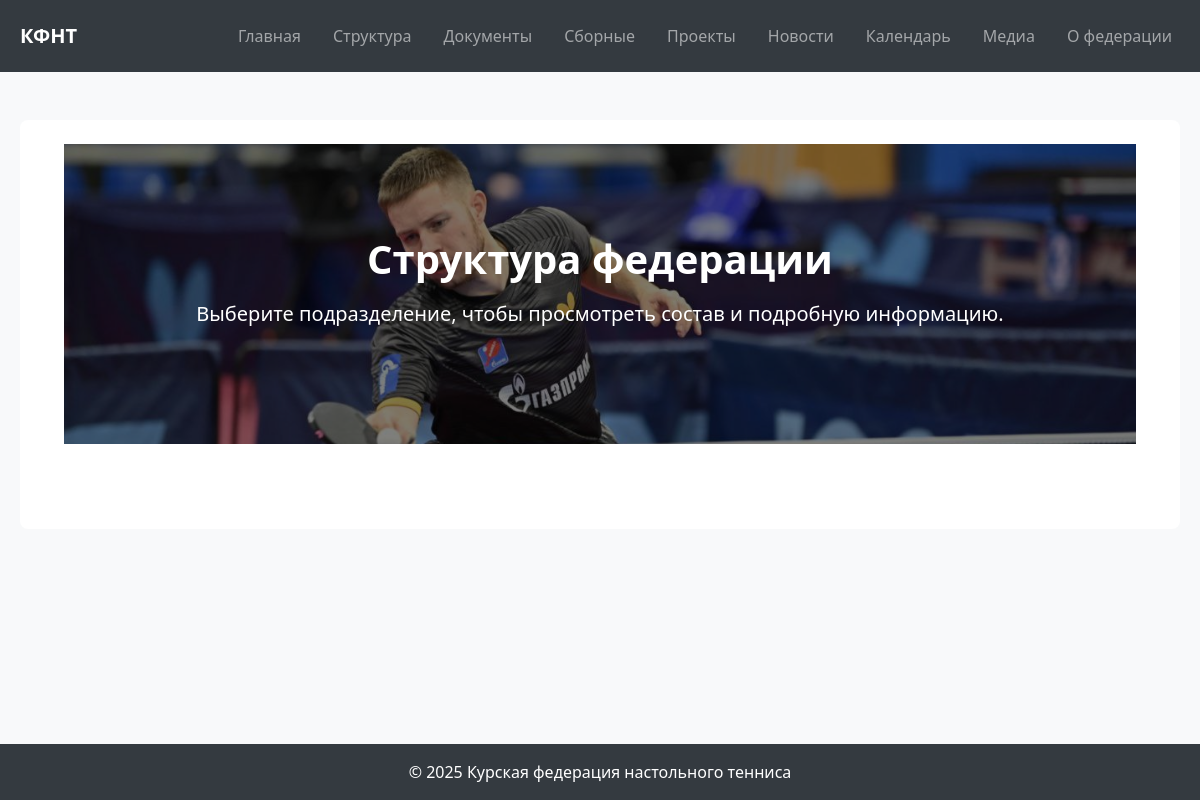
/structure/, run on an earlier commit of the app's database.
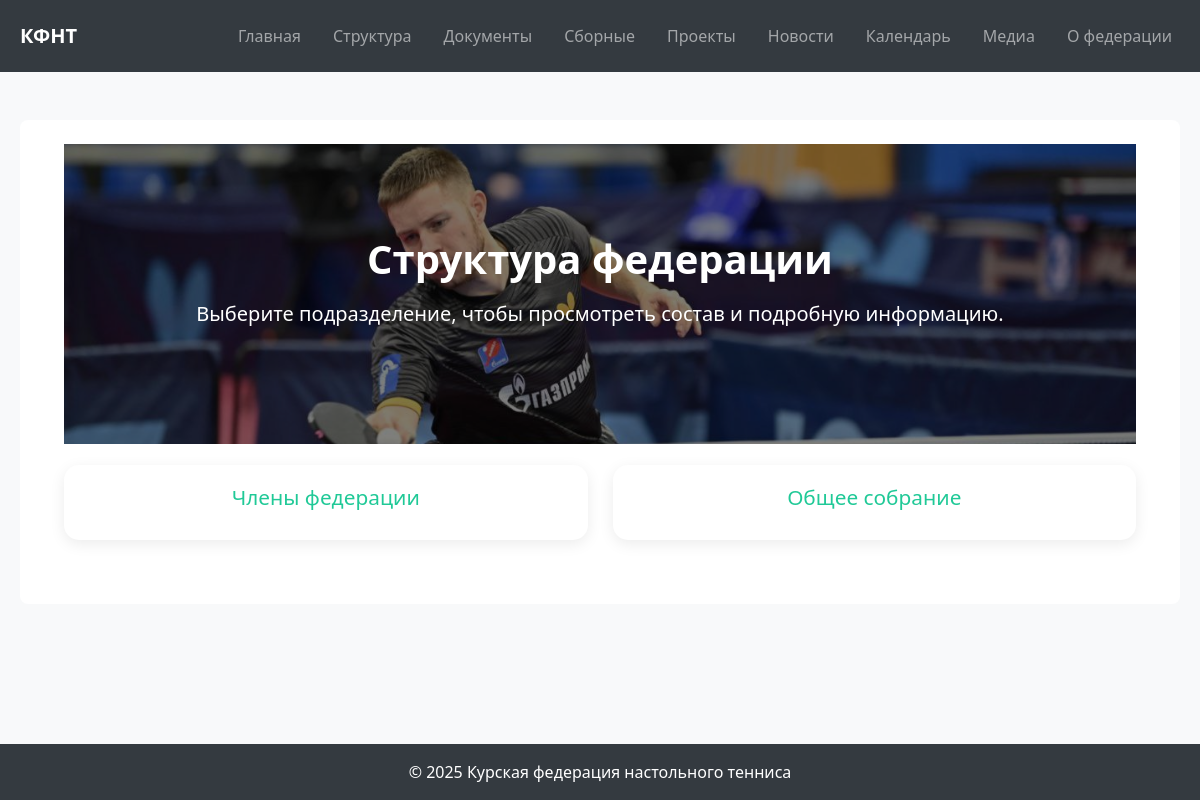
And on a later commit of the database.
### structure/models.py (models this page shows, shortened)
class Subdivision(models.Model):
    SUBDIVISION_CHOICES = [
        ('members', 'Члены федерации'),
        ('general_meeting', 'Общее собрание'),
        ('board', 'Правление'),
        ('chairman', 'Председатель'),
        ('vice_chairman', 'Заместители председателя'),
        ('secretary', 'Ответственный секретарь'),
        ('coaches_council', 'Тренерский совет'),
        ('audit_committee', 'Контрольно-счетная комиссия'),
        ('judges_committee', 'Судейская дисциплинарная комиссия'),
    ]
    title = models.CharField(max_length=50, choices=SUBDIVISION_CHOICES, unique=True, verbose_name='Подразделение')
    description = models.TextField(blank=True, verbose_name='Описание')
    class Meta:
        verbose_name = "Подразделение"
        verbose_name_plural = "Подразделения"

### structure/views.py (the view)
# urls.py: path('', views.StructureHomeView.as_view(), name='structure_home'),
class StructureHomeView(ListView):
    model = Subdivision
    template_name = 'structure/structure_home.html'
    context_object_name = 'subdivisions'

### templates/structure/structure_home.html (shortened to what this page needs)
{% extends 'base.html' %}
{% load static %}
{% block extra_css %}
<link rel="stylesheet" href="{% static 'css/structure.css' %}">
{% endblock %}
{% block content %}
<div class="container">
    <section class="hero-section d-flex flex-column justify-content-center align-items-center text-center">
    <div class="hero-overlay"></div>
    <h1 class="hero-title mb-3 fw-bold">Структура федерации</h1>
    <p class="hero-subtitle lead mb-4">Выберите подразделение, чтобы просмотреть состав и подробную информацию.</p>
    </section>
    <section class="subdivisions-grid">
        {% for subdivision in subdivisions %}
        <div class="subdivision-card">
            <a href="{% url 'structure:subdivision_detail' subdivision.id %}" aria-label="Подробнее о {{ subdivision.get_title_display }}">
                <div class="card-content">
                    <h3>{{ subdivision.get_title_display }}</h3>
                </div>
            </a>
        </div>
        {% endfor %}
    </section>
</div>
{% endblock %}

### templates/base.html (shortened to what this page needs)
{% load static %}
<!DOCTYPE html>
<html lang="ru">
<head>
    <link href="https://cdn.jsdelivr.net/npm/bootstrap@5.3.0/dist/css/bootstrap.min.css" rel="stylesheet">
    <link rel="stylesheet" href="https://cdn.jsdelivr.net/npm/bootstrap-icons@1.10.5/font/bootstrap-icons.css">
    {% block extra_css %}{% endblock %}
</head>
<body class="d-flex flex-column min-vh-100">
    <header>
        <nav class="navbar navbar-expand-lg navbar-dark container py-3">
            <a class="navbar-brand fw-bold" href="{% url 'core:home' %}">КФНТ</a>
            <div class="collapse navbar-collapse" id="navbarNav">
                <ul class="navbar-nav ms-auto">
                    <li class="nav-item"><a class="nav-link" href="{% url 'core:home' %}">Главная</a></li>
                    <li class="nav-item"><a class="nav-link" href="{% url 'structure:structure_home' %}">Структура</a></li>
                    <li class="nav-item"><a class="nav-link" href="{% url 'documents:categories' %}">Документы</a></li>
                    <li class="nav-item"><a class="nav-link" href="{% url 'teams:teams' %}">Сборные</a></li>
                    <li class="nav-item"><a class="nav-link" href="{% url 'projects:list' %}">Проекты</a></li>
                    <li class="nav-item"><a class="nav-link" href="{% url 'news:news_list' %}">Новости</a></li>
                    <li class="nav-item"><a class="nav-link" href="#">Календарь</a></li>
                    <li class="nav-item"><a class="nav-link" href="#">Медиа</a></li>
                    <li class="nav-item"><a class="nav-link" href="#">О федерации</a></li>
                </ul>
            </div>
        </nav>
    </header>
    <main class="container flex-grow-1 py-5">
  <div class="bg-white rounded-3 p-4">
    {% block content %}{% endblock %}
  </div>
</main>
    <footer class="text-center py-3 mt-auto">
        <div class="container">
            © 2025 Курская федерация настольного тенниса
        </div>
    </footer>
</body>
</html>

### static/css/structure.css (style rules this page uses)
.container { max-width: 1200px; margin: 0 auto; padding: 0 20px; }
.hero-section { position: relative; width: 100%; height: 300px; display: flex; flex-direction: column; justify-content: center; align-items: center; text-align: center; background-image: url('/static/images/structure-hero-bg.jpg'); background-size: cover; background-position: center; background-repeat: no-repeat; color: #fff; }
.hero-overlay { position: absolute; top: 0; left: 0; width: 100%; height: 100%; background-color: rgba(0,0,0,0.5); z-index: 1; }
.hero-section h1, .hero-section p { position: relative; z-index: 2; }
.hero-title, .hero-subtitle { position: relative; z-index: 1; }
.subdivisions-grid { display: grid; grid-template-columns: repeat(auto-fit, minmax(220px, 1fr)); gap: 25px; margin-bottom: 40px; }
.subdivision-card { background: #fff; border-radius: 15px; overflow: hidden; box-shadow: 0 4px 15px rgba(0,0,0,0.08); transition: transform 0.3s, box-shadow 0.3s; }
.subdivision-card a { text-decoration: none; color: inherit; display: block; height: 100%; }
.card-content { padding: 20px; text-align: center; }
.card-content h3 { font-size: 1.3rem; color: #20C997; margin-bottom: 10px; }

### templates/base.html (style rules this page uses)
:root { --main-bg: #343A40; --accent-color: #20C997; --accent-hover: #17a589; --text-color: #212529; --card-bg: #FFFFFF; --body-bg: #F8F9FA; --font-family: 'Segoe UI', Tahoma, Geneva, Verdana, sans-serif; }
body { background-color: var(--body-bg); color: var(--text-color); font-family: 'Segoe UI', Tahoma, Geneva, Verdana, sans-serif; }
header { background-color: var(--main-bg); }
footer { background-color: var(--main-bg); color: #FFFFFF; }
a { color: var(--accent-color); text-decoration: none; }
.navbar-nav .nav-link { margin-left: 1rem; }

### templates/structure/structure_home.html (style rules this page uses)
.hero-section { position: relative; width: 100%; height: 300px; display: flex; flex-direction: column; justify-content: center; align-items: center; text-align: center; background-image: url('/static/images/structure-hero-bg-2.jpg'); background-size: cover; background-position: center; background-repeat: no-repeat; color: #fff; margin-bottom: 2%; }
.hero-overlay { position: absolute; top: 0; left: 0; width: 100%; height: 100%; background-color: rgba(0,0,0,0.5); z-index: 1; }
.hero-section h1, .hero-section p { position: relative; z-index: 2; }
.hero-title, .hero-subtitle { position: relative; z-index: 1; }

What changed in the data, as far as the page shows it:
added Subdivision: title "Члены федерации"
added Subdivision: title "Общее собрание"
